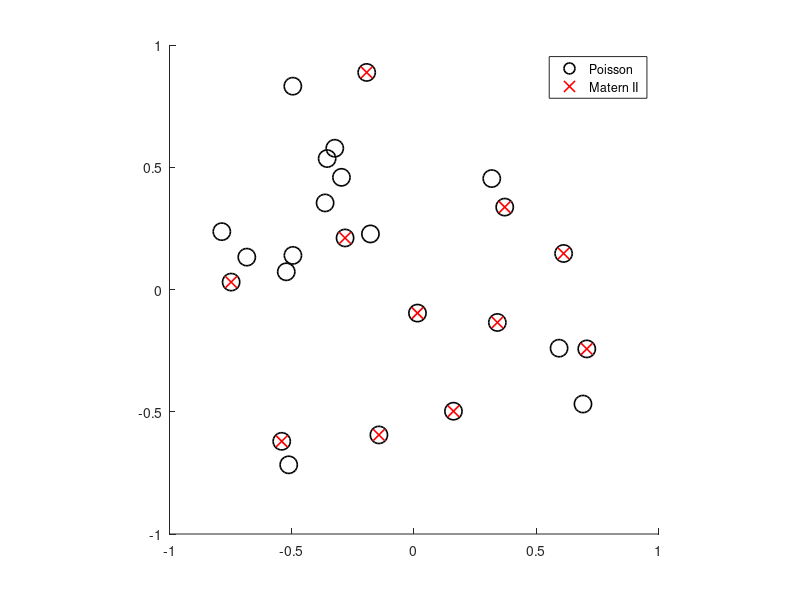

MATLAB code to generate this figure:
% This file can simulate three different types of dependently-thinned point
% processes based on an underling homogeneous Poisson point process. The 
% resulting realizations of these point processes are considered as subsets 
% of the underlying Poisson realizations. The results are stored locally in
% the file Subset.mat. It also plots a single realization.
%
% The two of the point processes are Matern I/II hard-core point
% processes. The other is a point process, which we call the triangle point
% process. All three are constructed by dependently thinning a homogeneous 
% Poisson point process.
% 
% It creates 10^4 realizations of Matern I/II point processes in a few
% seconds on a standard machine, whereas the triangle point process is 
% slower to generate.
%
% This is the first file (of three files) to run to reproduce the results
% presented in the paper by Blaszczyszyn and Keeler[1].
%
% The underlying Poisson realizations are stored as a structure (array)
% called ppStructPoisson, where the thinned point processes (represented as
% indices) are stored in a cell (array) called indexCellSub.
%
% For more details, see the paper by Blaszczyszyn and Keeler[1].
% For details on Matern hard-core point point processes, see, for example,
% books[2](pages 176--178), [3](pages 93--94) or [4](pages 37--38).
%
% REQUIREMENTS:
% Uses Statistics (and Machine learning) Toolbox for Poisson variable 
% generation (uses MATLAB function poissrnd).
%
% Author: H.P. Keeler, Inria/ENS, Paris, and University of Melbourne,
% Melbourne, 2018.
%
% References:
% [1] Blaszczyszyn and Keeler, Determinantal thinning of point processes
% with network learning applications, 2018.
% [2] Chiu, Stoyan, Kendall, and Mecke, "Stochastic geometry and its
% applications", Wiley.
% [3] Schneider and Weil, "Stochastic and integral geometry", Springer.
% [4] Blaszczyszyn, Haenggi, Keeler, and Mukherjee, "Stochastic geometry
% analysis of cellular networks", Cambridge University Press.
%
% Code available here:
% Keeler, 2018, https://github.com/hpaulkeeler/DetPoisson_MATLAB

close all; clearvars; clc;

%seedRand=1;rng(seedRand); %Seed for random number generation 
choiceModel=2;%1 for Matern I, 2 for Matern II; 3 for triangular process
booleDisk=true;%true (or 1) to sample points on a origin-centered disk
booleCheck=true; %change to true (or 1) to see empirical stations and plots
numbSim=10^4; %number of realizations/simulations created

%Point process parameters
lambda=10; %intensity (ie mean density) of underlying Poisson point process
rMatern=.8/sqrt(lambda); %inhibition radius of Matern I/II process
rTri=2/sqrt(lambda); %thinning parameter for "triangle" process
%thin points if triangle perimeter is smaller than 2*rTri

%sample window dimensions
xx0=0;yy0=0;
%disk centered at (xx0,yy0);
rDisk=1; %radius
%rectangle with bottom left corner at (xx0,yy0)
widthRect=1; %width
heightRect=1; %height
xMin=xx0;xMax=xMin+widthRect;yMin=yy0;yMax=yMin+heightRect;

booleExtended=true; %true to simulate Poisson points on extended window
constN=2;constM=constN-1; %additonal triangle process paramters

%Helper function: distance (squared) between points
funDistSquared=@(x,y,u,v)((x-u).^2+(y-v).^2);

if any(choiceModel==1:2)
    rExtended=rMatern;
elseif choiceModel==3
    rExtended=2*rTri;
else
    error('The variable choiceModel must be one of the following numbers: 1, 2 or 3');
end

if booleDisk %disk
    %Helper functions
    funArea=@(w)(pi*w.^2); %area function
    %check if points in window (returns boolean variables)
    funInWindow=@(x,y)(((x-xx0).^2+(y-yy0).^2)<rDisk^2);
    %polar to Cartesian
    funPol2Cart=@(theta,r)([r.*cos(theta)+xx0,r.*sin(theta)+yy0]);
    %Points uniformally colocated in a origin centred disk
    funUniPoints=@(n,w)funPol2Cart(2*pi*rand(n,1),w*sqrt(rand(n,1)));
    %create sample and big window
    windowSample=rDisk;
    windowExtended=rDisk+rExtended;
else %rectangle
    funArea=@(w)(abs(w(2)-w(1)).*abs(w(4)-w(3))); %area function
    %check if points in window (returns boolean variables)
    funInWindow=@(x,y)((x>=xMin)&(x<=xMax)&(y>=yMin)&(y<=yMax));
    %Points uniformally colocated in a origin corned rectangle
    funUniPoints=@(n,w)([(w(2)-w(1))*rand(n,1)+w(1), ...
        (w(4)-w(3))*rand(n,1)+w(3)]);
    %create sample and big window
    windowSample=[xMin,xMax,yMin,yMax];
    windowExtended=[xMin-rExtended,xMax+rExtended,...
        yMin-rExtended,yMax+rExtended];
end
if booleExtended
    windowBig=windowExtended; %use extended window for Poisson points
else
    windowBig=windowSample; %use sample window for Poisson points
    funInWindow=@(x,y)((ones(size(x))));
end

%calculate areas
areaSample=funArea(windowSample);
areaBig=funArea(windowBig);

%%%START -- Simulation section -- START%%%
%Marked Poisson pont process on bigWindow
%Generate *all* ensembles at once
pointsNumberBig=poissrnd(areaBig*lambda,numbSim,1);%Poisson number of points
pointsNumberTotal=sum(pointsNumberBig);
%uniform x/y coordinates of Poisson points
xxyyTemp=funUniPoints(pointsNumberTotal,windowBig);
xxAllBig=xxyyTemp(:,1); yyAllBig=xxyyTemp(:,2); %extract x/ypoints from matrix
markAge=rand(size(xxAllBig));%iid uniform marks for Matern II
%convert Poisson point processes into cells
xxCellBig=mat2cell(xxAllBig,pointsNumberBig);
yyCellBig=mat2cell(yyAllBig,pointsNumberBig);
numberCell=mat2cell(pointsNumberBig,ones(numbSim,1)); %cell for number of points
markCell=mat2cell(markAge,pointsNumberBig);
%create structure to represent Poisson point process
ppStructPoissonBig=struct('x',xxCellBig,'y',yyCellBig,...
    'n',numberCell,'window',windowBig,'marks',markCell);
ppStructPoisson=ppStructPoissonBig;

%Counts for estimating densities of generated point processes
pointCountsI=zeros(numbSim,1);pointCountsII=zeros(numbSim,1);
pointCountsTri=zeros(numbSim,1); pointCounts=zeros(numbSim,1);

%create cells
xxCellSub=mat2cell(zeros(numbSim,1),ones(numbSim,1)); %for x coordinates
yyCellSub=mat2cell(zeros(numbSim,1),ones(numbSim,1)); %for y coordinates
%index of x/y points for subset point process
indexCellSub=mat2cell(zeros(numbSim,1),ones(numbSim,1));
tic;
%Loop for every Poisson realization
for jj=1:numbSim
    xxBig=ppStructPoissonBig(jj).x;yyBig=ppStructPoissonBig(jj).y;
    markAge=ppStructPoissonBig(jj).marks;
    booleWindow=funInWindow(xxBig,yyBig);
    indexWindow=find(booleWindow);
    xx=xxBig(indexWindow); yy=yyBig(indexWindow);
    numbPoints=length(indexWindow);
    
    %Update underlying Poisson point process
    ppStructPoisson(jj).x=xx; ppStructPoisson(jj).y=yy;
    ppStructPoisson(jj).n=numbPoints;
    ppStructPoisson(jj).window=windowBig; %using big window
    ppStructPoisson(jj).marks=markAge(indexWindow);
    
    if choiceModel<=2
        %Matern I/II
        removeBooleI=false(size(xx));%Index for removing points -- Matern I
        keepBooleII=false(size(xx));%Index for keeping points -- Matern II
        for ii=1:numbPoints
            distanceTemp=funDistSquared(xx(ii),yy(ii),xxBig,yyBig); %distances to other points
            inDiskBoole=(distanceTemp<rMatern^2)&(distanceTemp>0);
            %Matern I
            removeBooleI(ii)=any(inDiskBoole);
            %Matern II
            %keep the younger points
            keepBooleII(ii)=all(markAge(indexWindow(ii))<markAge(inDiskBoole));
            %Note: if markAge(inDiskBoole) is empty, keepBooleII(ii)=1.
        end
        %Remove/keep points to generate Matern hard-core processes
        if choiceModel==1
            %Matern I
            keepBooleI=~(removeBooleI);
            xxMaternI=xx(keepBooleI);yyMaternI=yy(keepBooleI);
            indexCellSub{jj}=find(keepBooleI); %subset index for Matern I
            pointCountsI(jj)=numel(xxMaternI);
            xxCellSub{jj}=xxMaternI;
            yyCellSub{jj}=yyMaternI;
            
        else
            %Matern II
            xxMaternII=xx(keepBooleII);yyMaternII=yy(keepBooleII);
            indexCellSub{jj}=find(keepBooleII); %subset index for Matern II
            pointCountsII(jj)=numel(xxMaternII);
            xxCellSub{jj}=xxMaternII;
            yyCellSub{jj}=yyMaternII;
        end
        
    else        
        %START -- thinning points based on triangular perimiter -- START
        numbPointsBig=length(xxBig);
        booleMatrix=logical(ones(numbPointsBig)-eye(numbPointsBig)); %removes distances to self
        indexMatrix=repmat((1:numbPointsBig),numbPointsBig,1);
        %find every pair combination
        xxMatrix=repmat(xxBig,1,numbPointsBig-1);yyMatrix=repmat(yyBig,1,numbPointsBig-1);
        indexTemp=flipud(reshape(indexMatrix(booleMatrix),numbPointsBig,numbPointsBig-1));
        %calculate nearest distance for all pairs
        [distNearAll,indexNear]=sort(sqrt((xxMatrix-xxMatrix(indexTemp)).^2+(yyMatrix-yyMatrix(indexTemp)).^2),2);
        distNear=distNearAll(:,1:constN); %nearest distances
        %Run for distances between nearest neighbours
        %find indices of nearest neighbours
        indexBetween=indexTemp(sub2ind([numbPointsBig,numbPointsBig-1],repmat((1:numbPointsBig)',1,numbPointsBig-1),indexNear));
        distBetween=sqrt((xxMatrix(indexBetween(:,1:constM))-xxMatrix(indexBetween(:,2:constM+1))).^2 ...
            +(yyMatrix(indexBetween(:,1:constM))-yyMatrix(indexBetween(:,2:constM+1))).^2);
        %total of three distances ie the perimiter distance of the triangle
        distTriAll=sum(distNear,2)+distBetween;
        distTri=distTriAll(booleWindow);
        keepBooleTri=(distTri>rTri); %keep points with large triangle distance
        xxTri=xx(keepBooleTri);yyTri=yy(keepBooleTri);
        %END -- thinning points based on triangular perimeter -- END
        
        %index of points
        indexCellSub{jj}=find(keepBooleTri); %subset index for triangular
        pointCountsTri(jj)=numel(xxTri);
        xxCellSub{jj}=xxTri;
        yyCellSub{jj}=yyTri;
        
    end
    %%%END -- Simulation section -- END%%%
    
    %Collect statistics on number of points
    pointCounts(jj)=numel(indexWindow);
end
toc;

%%%START -- Create point process object -- START%%%
if (choiceModel==1)
    %area of hard-core disk
    diskMaternArea=pi*rMatern^2;
    %Matern I
    numberCell=mat2cell(pointCountsI,ones(numbSim,1)); %cell for number of points
    labelModel='Matern I';
    rSub=rMatern;
elseif choiceModel==2
    %area of hard-core disk
    diskMaternArea=pi*rMatern^2;
    %Matern II
    numberCell=mat2cell(pointCountsII,ones(numbSim,1)); %cell for number of points
    %analytic density
    lambdaSub=1/(diskMaternArea)*(1-exp(-lambda*diskMaternArea)); %Matern II
    labelModel='Matern II';
    rSub=rMatern;
elseif choiceModel==3
    %Triangle
    numberCell=mat2cell(pointCountsTri,ones(numbSim,1)); %cell for number of points
    lambdaSub=mean(pointCountsTri/areaSample);%(empirical estimate)
    labelModel='Triangle';
    rSub=rTri;
end
%create point process object (ie structure array)
ppStructSub=struct('x',xxCellSub,'y',yyCellSub,...
    'n',numberCell,'window',windowSample);

%%%END -- Create point process object -- END %%%

disp(strcat('Finished simulating ',{' '},labelModel,' point process.'));

if ~exist('booleNew','var')
    save('Subset.mat','lambda','xx0','yy0','areaSample','rSub',...
        'lambdaSub','ppStructPoisson','indexCellSub','windowSample',...
        'choiceModel','labelModel','booleDisk');
end

%Checking that all realizations have enough points
if any([ppStructSub(:).n]<=1)
    if (choiceModel==1)||(choiceModel==2)
        warning('There are Matern realizations with one or zero points. Try reducing the parameter rMatern.');
    elseif (choiceModel==3)
        warning('There are triangular realizations with one or zero points. Try reducing the parameter rTri.');
    end
end

%%%Empirical densities of generated point processes
if booleCheck==1
    rSub
    %intensity/density values
    lambdaExact=lambda
    %empirical estimate of density
    lambdaEmp=mean(pointCounts/areaSample)
    
    kk=1;
    xxPoisson=ppStructPoisson(kk).x;
    yyPoisson=ppStructPoisson(kk).y;
    xxSub=xxPoisson(indexCellSub{kk});
    yySub=yyPoisson(indexCellSub{kk});
    
    %%%START -- Plot point processses
    markerSizeNumb=50; %marker size of markers colors
    markerSizeRatio=1;
    figure; hold on;
    set(gcf,'DefaultLineLineWidth',1.2);
    %draw underlying Poisson point process
    plot(xxPoisson,yyPoisson,'ko','MarkerSize',markerSizeNumb/4.0);hold on;
    plot(xxSub,yySub,'rx','MarkerSize',markerSizeNumb/6.0);
    legend('Poisson', labelModel);
    axis square;
    if choiceModel==1
        %analytic density
        lambdaSub
        %empirical estimate of density
        lambdaSubEmp=mean(pointCountsI/areaSample)
    elseif choiceModel==2
        %analytic density
        lambdaSub
        %empirical estimate of density
        lambdaSubEmp=mean(pointCountsII/areaSample)
    else
        %empirical estimate of density (analytic one is not known)
        lambdaSubEmp=lambdaSub
    end   
    
end
